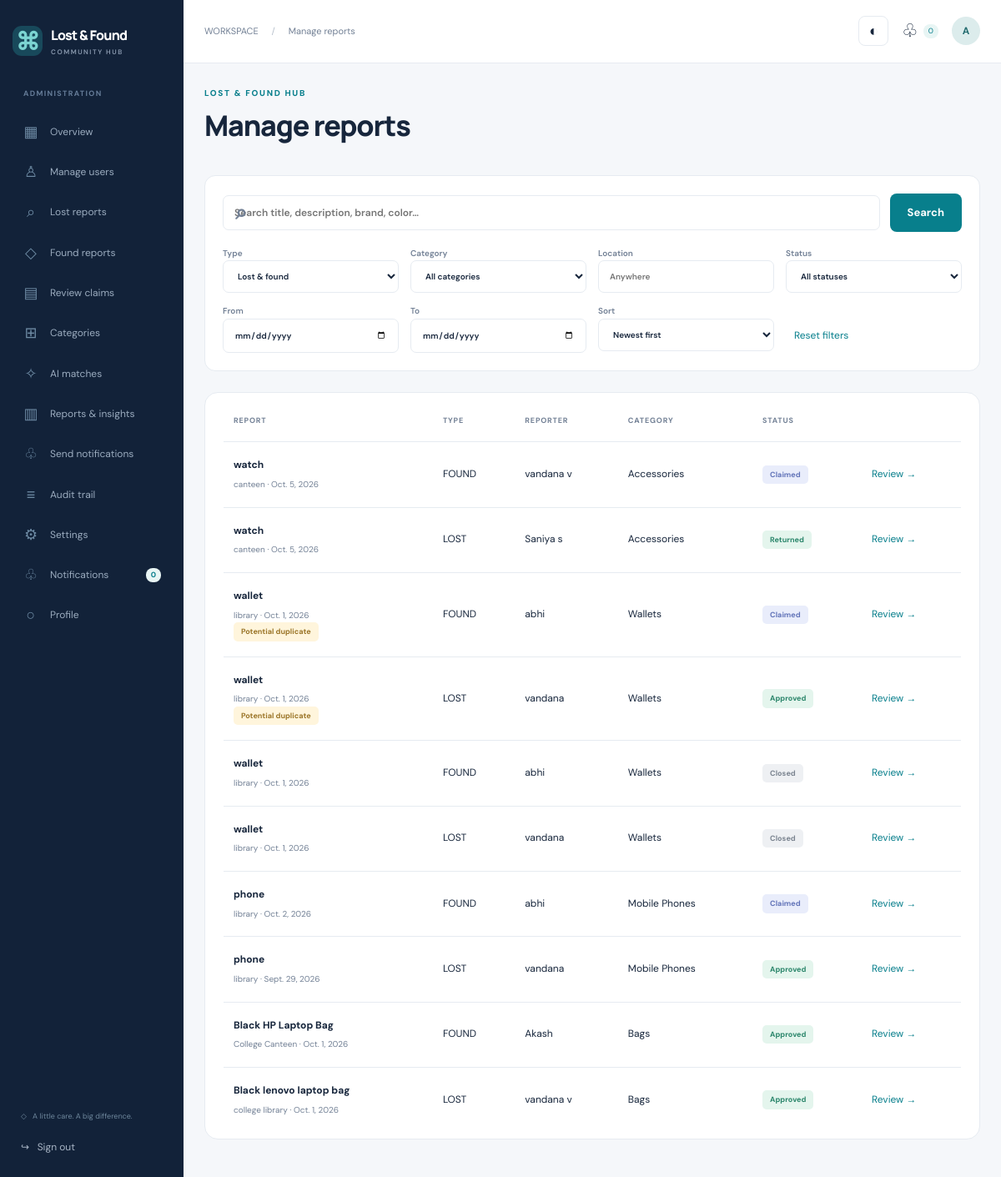
The app's page /portal/items/ (signed in) with its own data.
### accounts/models.py (models this page shows, shortened)
class User(AbstractUser):
    email = models.EmailField(unique=True)
    full_name = models.CharField(max_length=150)
    phone = models.CharField(
        max_length=20,
        validators=[
            RegexValidator(r"^\+?[0-9 ()-]{7,20}$", "Enter a valid phone number.")
        ],
    )
    avatar = models.ImageField(upload_to=upload_path, blank=True)
    def __str__(self):
        return self.full_name or self.username

### items/models.py (models this page shows, shortened)
class Item(models.Model):
    TYPES = [("LOST", "Lost"), ("FOUND", "Found")]
    STATUSES = [
        (s, s.replace("_", " ").title())
        for s in [
            "PENDING",
            "APPROVED",
            "MATCHED",
            "CLAIMED",
            "RETURNED",
            "REJECTED",
            "CLOSED",
        ]
    ]
    user = models.ForeignKey(
        settings.AUTH_USER_MODEL, on_delete=models.PROTECT, related_name="items"
    )
    item_type = models.CharField(max_length=5, choices=TYPES)
    title = models.CharField(max_length=180)
    description = models.TextField(max_length=4000)
    private_identifying_details = models.TextField(max_length=3000, blank=True)
    category = models.ForeignKey(
        Category, on_delete=models.PROTECT, related_name="items"
    )
    brand = models.CharField(max_length=100, blank=True)
    model = models.CharField(max_length=100, blank=True)
    primary_color = models.CharField(max_length=60)
    secondary_color = models.CharField(max_length=60, blank=True)
    serial_number = models.CharField(max_length=150, blank=True)
    event_date = models.DateField()
    event_time = models.TimeField(null=True, blank=True)
    location = models.CharField(max_length=200)
    detailed_location = models.CharField(max_length=300, blank=True)
    holding_location = models.CharField(max_length=300, blank=True)
    contact_information = models.CharField(max_length=200, blank=True)
    additional_notes = models.TextField(max_length=2000, blank=True)
    status = models.CharField(
        max_length=12, choices=STATUSES, default="PENDING", db_index=True
    )
    duplicate_flag = models.BooleanField(default=False)
    created_at = models.DateTimeField(auto_now_add=True)
    updated_at = models.DateTimeField(auto_now=True)
    class Meta:
        ordering = ["-created_at"]
        indexes = [models.Index(fields=["item_type", "category", "event_date"])]
    def get_absolute_url(self):
        return reverse("item_detail", args=[self.pk])

class Category(models.Model):
    name = models.CharField(max_length=80, unique=True)
    active = models.BooleanField(default=True)
    class Meta:
        ordering = ["name"]
        verbose_name_plural = "categories"
    def __str__(self):
        return self.name

### dashboard/views.py (the view)
# urls.py: path("portal/items/", dashboard.admin_items, name="admin_items"),
@staff_required
def admin_items(request):
    qs = filtered_items(
        Item.objects.select_related("user", "category").prefetch_related("images"),
        request.GET,
    )
    return render(
        request,
        "admin_panel/items.html",
        {
            "title": "Manage reports",
            "page_obj": Paginator(qs, 15).get_page(request.GET.get("page")),
            "categories": Category.objects.all(),
            "statuses": Item.STATUSES,
        },
    )

### core/services.py (called while the page is built)
def staff_required(view):
    @login_required
    @wraps(view)
    def wrapped(request, *args, **kwargs):
        if not request.user.is_active or not request.user.is_staff:
            raise PermissionDenied
        return view(request, *args, **kwargs)
    return wrapped

### notifications/context_processors.py (called while the page is built)
def inbox(request):
    if not request.user.is_authenticated:
        return {}
    notes = request.user.notifications.filter(is_read=False)
    return {"unread_count": notes.count(), "inbox_preview": notes[:4]}

### templates/admin_panel/items.html
{% extends 'base.html' %}{% block content %}{% include 'components/heading.html' %}{% include 'components/filters.html' %}<div class="panel table-wrap"><table><thead><tr><th>Report</th><th>Type</th><th>Reporter</th><th>Category</th><th>Status</th><th></th></tr></thead><tbody>{% for item in page_obj %}<tr><td><strong>{{ item.title }}</strong><small>{{ item.location }} · {{ item.event_date }}</small>{% if item.duplicate_flag %}<span class="status pending">Potential duplicate</span>{% endif %}</td><td>{{ item.item_type }}</td><td>{{ item.user }}</td><td>{{ item.category }}</td><td><span class="status {{ item.status|lower }}">{{ item.get_status_display }}</span></td><td><a href="{{ item.get_absolute_url }}">Review →</a></td></tr>{% empty %}<tr><td colspan="6">No matching reports.</td></tr>{% endfor %}</tbody></table></div>{% include 'components/pagination.html' %}{% endblock %}

### templates/base.html (shortened to what this page needs)
{% load static %}<!doctype html>
<html lang="en"><head><meta charset="utf-8"><meta name="viewport" content="width=device-width,initial-scale=1">
<link rel="stylesheet" href="{% static 'css/main.css' %}"><script src="{% static 'js/main.js' %}" defer></script></head>
<body><a class="skip" href="#main">Skip to content</a>
{% if user.is_authenticated %}
<aside class="sidebar" id="sidebar"><a class="brand" href="{% url 'dashboard' %}"><span class="brand-mark">⌘</span><span>Lost & Found<span class="brand-sub">COMMUNITY HUB</span></span></a>
<button class="drawer-close" aria-label="Close navigation">×</button><div class="workspace-label">{% if user.is_staff %}ADMINISTRATION{% else %}YOUR WORKSPACE{% endif %}</div>
<nav aria-label="Workspace">
{% if user.is_staff %}
<a href="{% url 'admin_dashboard' %}"><span>▦</span> Overview</a><a href="{% url 'admin_users' %}"><span>♙</span> Manage users</a>
<a href="{% url 'admin_items' %}?type=LOST"><span>⌕</span> Lost reports</a><a href="{% url 'admin_items' %}?type=FOUND"><span>◇</span> Found reports</a>
<a href="{% url 'admin_claims' %}"><span>▤</span> Review claims</a><a href="{% url 'admin_categories' %}"><span>⊞</span> Categories</a>
<a href="{% url 'image_search' %}"><span>✧</span> AI matches</a><a href="{% url 'reports' %}"><span>▥</span> Reports & insights</a>
<a href="{% url 'admin_notifications' %}"><span>♧</span> Send notifications</a><a href="{% url 'audit_logs' %}"><span>≡</span> Audit trail</a>
<a href="{% url 'system_settings' %}"><span>⚙</span> Settings</a>
{% endif %}
<a href="{% url 'notifications' %}"><span>♧</span> Notifications <b class="count">{{ unread_count }}</b></a><a href="{% url 'profile' %}"><span>○</span> Profile</a>
</nav><div class="sidebar-bottom"><div class="safe-label">◇ &nbsp; A little care. A big difference.</div><form method="post" action="{% url 'logout' %}">{% csrf_token %}<button class="logout">↪ &nbsp; Sign out</button></form></div></aside>
<div class="app-shell"><header class="topbar"><span class="breadcrumb">WORKSPACE <span>/</span> {{ title }}</span><div class="top-actions"><button class="theme-toggle icon-button" aria-label="Switch color theme">◐</button>
<details class="inbox-menu"><summary aria-label="Open notifications">♧ <span class="count unread-count">{{ unread_count }}</span></summary></details>
<a class="avatar" href="{% url 'profile' %}" aria-label="Your profile">{{ user.username|slice:":1"|upper }}</a></div></header>
{% endif %}
<main id="main" class="{% if user.is_authenticated %}main-content{% else %}public-main{% endif %}">{% block content %}{% endblock %}</main>
{% if user.is_authenticated %}</div>{% else %}<footer><a class="brand" href="{% url 'home' %}">⌘ &nbsp; Lost & Found Hub</a><p>Bringing belongings back. Bringing people together.</p><a href="{% url 'privacy' %}">Terms & privacy</a><span>LOST & FOUND ITEM MANAGEMENT SYSTEM</span></footer>{% endif %}
{% block scripts %}{% endblock %}</body></html>

### templates/components/filters.html (shortened to what this page needs)
<form method="get" class="filter-panel"><div class="search-row"><label class="search-box"><span>⌕</span><input name="q" type="search" value="{{ request.GET.q }}" placeholder="Search title, description, brand, color…" aria-label="Search items"></label><button class="button">Search</button></div>
<div class="filter-grid"><label>Type<select name="type"><option value="">Lost & found</option></select></label>
<label>Category<select name="category"><option value="">All categories</option></select></label>
<label>Location<input name="location" value="{{ request.GET.location }}" placeholder="Anywhere"></label>
<label>Status<select name="status"><option value="">{% if mine or user.is_staff %}All statuses{% else %}Available items{% endif %}</option></select></label>
<label>From<input type="date" name="from" value="{{ request.GET.from }}"></label><label>To<input type="date" name="to" value="{{ request.GET.to }}"></label>
<label>Sort<select name="sort"><option value="newest">Newest first</option></select></label><a class="reset-link" href="{{ request.path }}">Reset filters</a></div></form>

### records on screen
User: username "A"
Item: title "watch", location "canteen", event_date "Oct. 5, 2026", item_type "FOUND", user "vandana v", category "Accessories", status "Claimed"
Item: title "watch", location "canteen", event_date "Oct. 5, 2026", item_type "LOST", user "Saniya s", category "Accessories", status "Returned"
Item: title "wallet", location "library", event_date "Oct. 1, 2026", duplicate_flag "Potential duplicate", item_type "FOUND", user "abhi", category "Wallets", status "Claimed"
Item: title "wallet", location "library", event_date "Oct. 1, 2026", duplicate_flag "Potential duplicate", item_type "LOST", user "vandana", category "Wallets", status "Approved"
Item: title "wallet", location "library", event_date "Oct. 1, 2026", item_type "FOUND", user "abhi", category "Wallets", status "Closed"
Item: title "wallet", location "library", event_date "Oct. 1, 2026", item_type "LOST", user "vandana", category "Wallets", status "Closed"
Item: title "phone", location "library", event_date "Oct. 2, 2026", item_type "FOUND", user "abhi", category "Mobile Phones", status "Claimed"
Item: title "phone", location "library", event_date "Sept. 29, 2026", item_type "LOST", user "vandana", category "Mobile Phones", status "Approved"
Item: title "Black HP Laptop Bag", location "College Canteen", event_date "Oct. 1, 2026", item_type "FOUND", user "Akash", category "Bags", status "Approved"
Item: title "Black lenovo laptop bag", location "college library", event_date "Oct. 1, 2026", item_type "LOST", user "vandana v", category "Bags", status "Approved"

### other values on screen
{{ unread_count }} "0"
{{ title }} "Manage reports"
